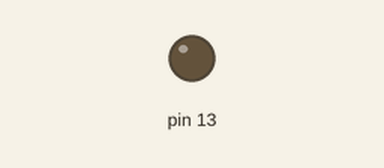
Bench run of a sketch on a simulated Arduino Uno, built with avr-gcc and run on an emulated ATmega328P. On the bench: output pins drawn as LEDs (lit = HIGH). What the sketch prints to the serial monitor is not drawn.

Above: at 0.1 s.
At 90.1 s:
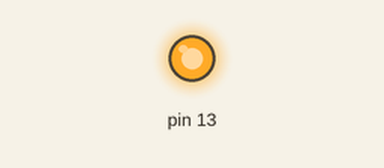
Timing chart, 0 to 92.0 s (numbered marks = the images above):
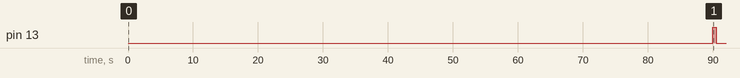

The sketch:

serial_test.ino
```cpp
// (licence header left out)
int count = 48;

void setup(){
  Serial.begin(9600);
  pinMode(13, OUTPUT);
}

void loop(){
  count++;
  if(count == 58){
    count = 48;
    digitalWrite(13, HIGH);
    delay(500);
    digitalWrite(13, LOW);
  }
  Serial.write(count);
  delay(10000);
}
```

Measured:
- by itself, pin 13: LOW → HIGH at 90.0 s, → LOW 0.50 s later
